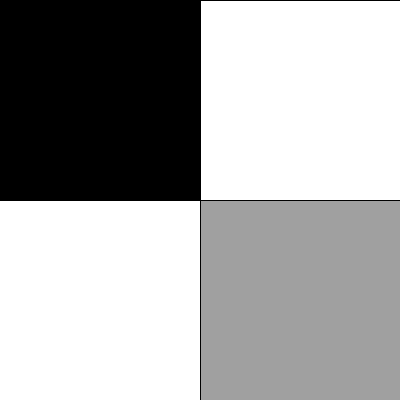
Frame 1 (no input)
Frame 60 (the mouse pressed at the canvas centre just before this capture): identical to frame 1, image omitted
Frame 120 (the mouse held since frame 60 and released just before this capture): identical to frame 1, image omitted

The Processing sketch that drew this single still picture (run headless with seeded random() and noise(); from frame 60 on, the mouse is pressed at the canvas centre):

// Processing sketch: Ejercicio_3
// ── Ejercicio_3.pde
void setup(){
 size(400, 400);

}

void draw(){
  background(255);
  fill(255);
  rect(width/2,0,width/2,height/2);
  fill(0);
  rect(0,0,width/2,height/2);
  fill(160,160,160);
  rect(width/2,height/2,width/2,height/2);
  
}
